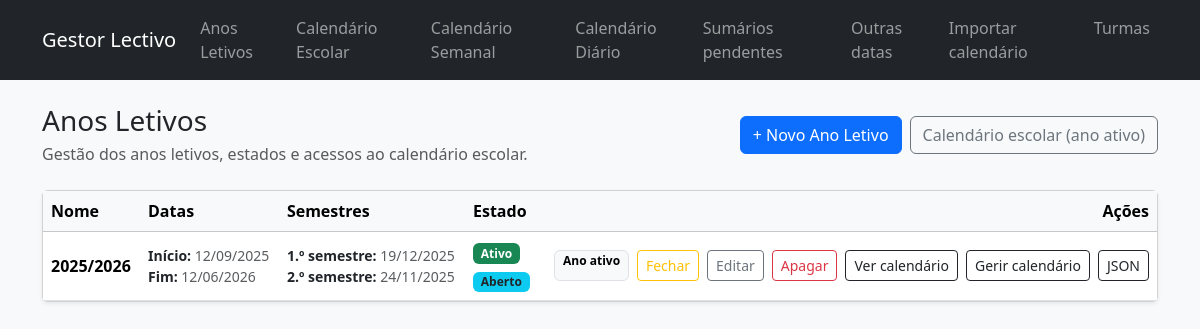
The page /anos-letivos on the database as committed earlier.
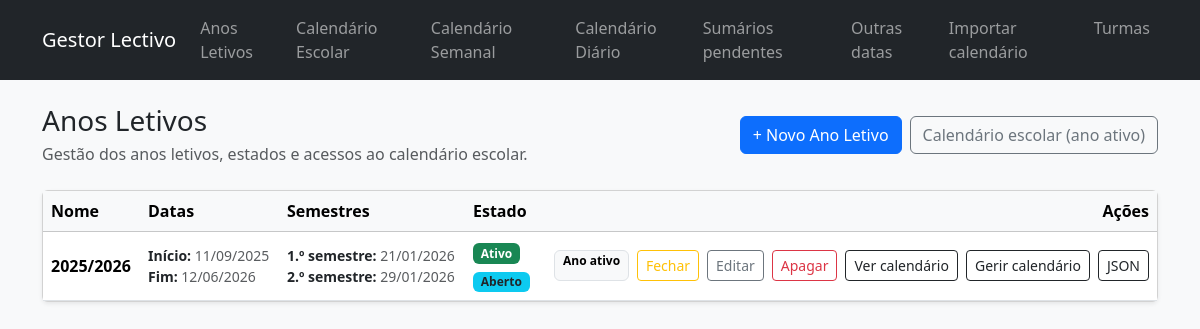
The same page on the database as committed later.
### models.py (models this page shows)
class AnoLetivo(db.Model):
    __tablename__ = "anos_letivos"
    id = db.Column(db.Integer, primary_key=True)
    nome = db.Column(db.String(20), unique=True, nullable=False)
    data_inicio_ano = db.Column(db.Date, nullable=False)
    data_fim_ano = db.Column(db.Date, nullable=False)
    data_fim_semestre1 = db.Column(db.Date, nullable=False)
    data_inicio_semestre2 = db.Column(db.Date, nullable=False)
    descricao = db.Column(db.String(255))
    ativo = db.Column(db.Boolean, nullable=False, default=False)
    fechado = db.Column(db.Boolean, nullable=False, default=False)

### app.py (the view)
    @app.route("/anos-letivos")
    def anos_letivos_list():
        anos = AnoLetivo.query.order_by(AnoLetivo.data_inicio_ano.desc()).all()
        return render_template("anos_letivos/list.html", anos=anos)

### templates/anos_letivos/list.html (shortened to what the changed rows need)
{% extends "base.html" %}
{% block content %}
<div class="d-flex flex-column flex-md-row align-items-md-center justify-content-between mb-4">
  <div>
    <h1 class="h3 mb-1">Anos Letivos</h1>
  </div>
</div>
{% if anos %}
<div class="card shadow-sm">
  <div class="card-body p-0">
    <div class="table-responsive">
      <table class="table table-hover align-middle mb-0">
        <thead class="table-light">
          <tr>
            <th>Nome</th>
            <th>Datas</th>
            <th>Semestres</th>
            <th>Estado</th>
            <th class="text-end">Ações</th>
          </tr>
        </thead>
        <tbody>
          {% for a in anos %}
          <tr>
            <td>
              <div class="fw-semibold">{{ a.nome }}</div>
            </td>
            <td class="small text-muted">
              <div><span class="text-dark fw-semibold">Início:</span> {{ a.data_inicio_ano.strftime("%d/%m/%Y") if a.data_inicio_ano }}</div>
              <div><span class="text-dark fw-semibold">Fim:</span> {{ a.data_fim_ano.strftime("%d/%m/%Y") if a.data_fim_ano }}</div>
            </td>
            <td class="small text-muted">
              <div><span class="text-dark fw-semibold">1.º semestre:</span> {{ a.data_fim_semestre1.strftime("%d/%m/%Y") if a.data_fim_semestre1 }}</div>
              <div><span class="text-dark fw-semibold">2.º semestre:</span> {{ a.data_inicio_semestre2.strftime("%d/%m/%Y") if a.data_inicio_semestre2 }}</div>
            </td>
            <td>
              <div class="mb-1">
                {% if a.ativo %}
                  <span class="badge text-bg-success">Ativo</span>
                {% else %}
                  <span class="badge text-bg-secondary">Inativo</span>
                {% endif %}
              </div>
              <div>
                {% if a.fechado %}
                  <span class="badge text-bg-danger">Fechado</span>
                {% else %}
                  <span class="badge text-bg-info text-dark">Aberto</span>
                {% endif %}
              </div>
            </td>
            <td class="text-end">
              <div class="d-flex flex-wrap gap-2 justify-content-end">
                {% if not a.ativo %}
                  <form method="post" action="{{ url_for('anos_letivos_set_ativo', ano_id=a.id) }}" class="d-inline">
                    <button type="submit" class="btn btn-sm btn-outline-primary">Tornar ativo</button>
                  </form>
                {% else %}
                  <span class="badge text-bg-light border">Ano ativo</span>
                {% endif %}
                {% if a.fechado %}
                  <form method="post" action="{{ url_for('anos_letivos_abrir', ano_id=a.id) }}" class="d-inline">
                    <button type="submit" class="btn btn-sm btn-outline-success">Reabrir</button>
                  </form>
                {% else %}
                  <form method="post" action="{{ url_for('anos_letivos_fechar', ano_id=a.id) }}" class="d-inline">
                    <button type="submit" class="btn btn-sm btn-outline-warning">Fechar</button>
                  </form>
                {% endif %}
                <a class="btn btn-sm btn-outline-secondary" href="{{ url_for('anos_letivos_edit', ano_id=a.id) }}">Editar</a>
                <form method="post" action="{{ url_for('anos_letivos_delete', ano_id=a.id) }}" class="d-inline" onsubmit="return confirm('Apagar este ano letivo?');">
                  <button type="submit" class="btn btn-sm btn-outline-danger">Apagar</button>
                </form>
                <a class="btn btn-sm btn-outline-dark" href="{{ url_for('calendario_escolar', ano_id=a.id) }}">Ver calendário</a>
                <a class="btn btn-sm btn-outline-dark" href="{{ url_for('calendario_escolar_gestao', ano_id=a.id) }}">Gerir calendário</a>
                <a class="btn btn-sm btn-outline-dark" href="{{ url_for('calendario_escolar_json', ano_id=a.id) }}">JSON</a>
              </div>
            </td>
          </tr>
          {% endfor %}
        </tbody>
      </table>
    </div>
  </div>
</div>
{% else %}
  <div class="alert alert-secondary">Sem anos letivos registados.</div>
{% endif %}
{% endblock %}

Rows that differ between the two databases and show on the page:
changed AnoLetivo: data_inicio_ano "12/09/2025" → "11/09/2025"; data_fim_semestre1 "19/12/2025" → "21/01/2026"; data_inicio_semestre2 "24/11/2025" → "29/01/2026"
